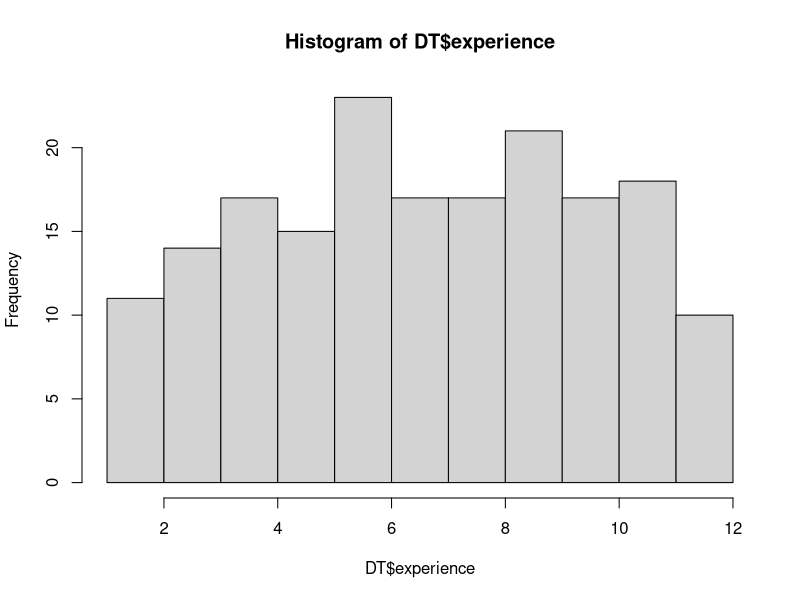
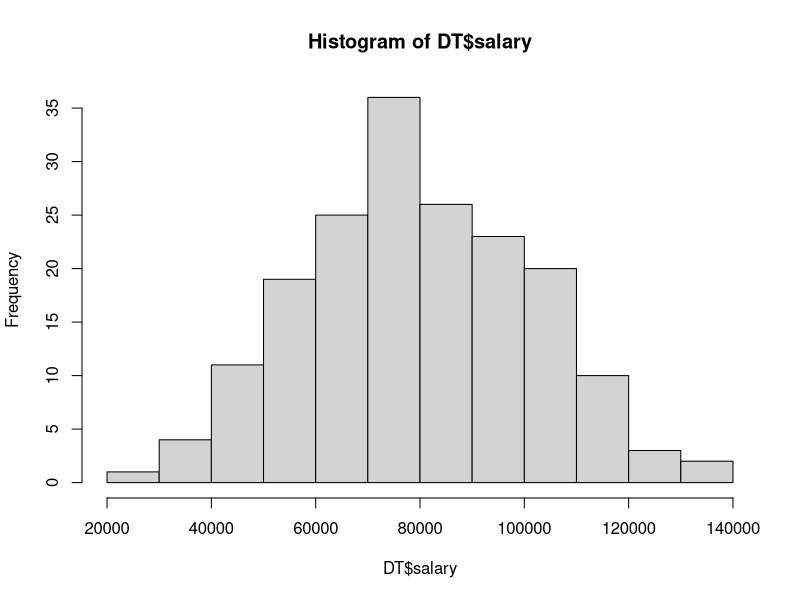

Recreate these plots in R, in order. (Note: this script raises an error after producing the figures.)
library(data.table)

?fread
fread

# Exploratory Data Analysis -------------------
DT <- fread('data/wages.csv')

str(DT)
summary(DT)
hist(DT$experience)
hist(DT$salary)


# Feature Engineering -------------------

# rename variables
setnames(DT, c("x", "y"))

DT[, x0 := 1]
for (k in 1:10) 
  set(DT, j=paste0("x", k), value=DT$x^k)

# remove variable
DT[, x := NULL]


# Training -------------------

# split data into a training and test set
set.seed(0)
indices <- DT[, sample(.N, 0.8*.N)]
train <- DT[ indices]
test  <- DT[-indices]

# predict salary from experience
fit <- lm(y~x0+x1-1, train)
summary(fit)

# Data Visualization -------------------
plot(train[, .(x1, y)], pch=16, col="red")
points(test[, .(x1, y)], pch=16, col="blue")
abline(fit$coefficients)

# Make predictions and evaluate fit -------------------
rmse <- function(y, yhat) {sqrt(mean((y-yhat)^2))}
mape <- function(y, yhat) {100*mean(abs(y-yhat)/y)}
preds <- predict(fit, test)
rmse(test$y, preds)
mape(test$y, preds)


# fit second degree polynomial
fit2 <- lm(y~x0+x1+x2-1, train)
summary(fit2)

# fit higher degree polynomial fit
fit3 <- lm(y~x1+x2+x3, train)
fit4 <- lm(y~x1+x2+x3+x4, train)


# f <- function(theta) {
#   x <- seq(0, 16, 0.1) 
#   Reduce(`+`, lapply(1:length(theta), function(k) theta[k] * x^(k-1)))    
# }


plotFit <- function(f, ...) {
  # plot dataset
  plot(train[, .(x1, y)], pch=16, col="red", ...)
  points(test[, .(x1, y)], pch=16, col="blue")
  
  # plot predictions
  theta <- f$coefficients
  x <- seq(0, 16, 0.1) 
  y <- Reduce(`+`, lapply(1:length(theta), function(k) theta[k] * x^(k-1)))  
  lines(x, y)
  grid()  
  
  # evaluate predictions
  preds <- predict(f, test)
  print(sprintf("Root Mean Squared Error (RMSE): %0.3f", rmse(test$salary, preds)))
  print(sprintf("Mean Absolute Precentage Error (MAPE): %0.3f%%", mape(test$salary, preds)))
}

plotFit(fit, xlim=c(1, 15), ylim=c(0,150000))
plotFit(fit2, xlim=c(1, 15), ylim=c(0,150000))
plotFit(fit3, xlim=c(1, 15), ylim=c(0,150000))
plotFit(fit4, xlim=c(1, 15), ylim=c(0,150000))


